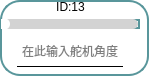
       <widget class="QFrame" name="frame_19">
        <property name="enabled">
         <bool>true</bool>
        </property>
        <property name="layoutDirection">
         <enum>Qt::RightToLeft</enum>
        </property>
        <property name="styleSheet">
         <string notr="true">* {
  background: white; /* 背景改为白色 */
  border: 2px solid #59969b; /* 使用与滑块一致的颜色 */
  border-radius: 20px;
}

</string>
        </property>
        <property name="frameShape">
         <enum>QFrame::StyledPanel</enum>
        </property>
        <property name="frameShadow">
         <enum>QFrame::Raised</enum>
        </property>
        <widget class="QLabel" name="label_id13">
         <property name="geometry">
          <rect>
           <x>1</x>
           <y>2</y>
           <width>139</width>
           <height>10</height>
          </rect>
         </property>
         <property name="minimumSize">
          <size>
           <width>0</width>
           <height>10</height>
          </size>
         </property>
         <property name="maximumSize">
          <size>
           <width>16777215</width>
           <height>10</height>
          </size>
         </property>
         <property name="styleSheet">
          <string notr="true">QLabel{border: none; /* 去掉控件的边框 */}
QLabel{background: none; /* 去掉控件的边框 */}</string>
         </property>
         <property name="text">
          <string>ID:13</string>
         </property>
         <property name="alignment">
          <set>Qt::AlignCenter</set>
         </property>
        </widget>
        <widget class="QSlider" name="Slider_Servo13">
         <property name="geometry">
          <rect>
           <x>1</x>
           <y>19</y>
           <width>139</width>
           <height>10</height>
          </rect>
         </property>
         <property name="maximumSize">
          <size>
           <width>16777215</width>
           <height>10</height>
          </size>
         </property>
         <property name="layoutDirection">
          <enum>Qt::LeftToRight</enum>
         </property>
         <property name="styleSheet">
          <string notr="true">QSlider::groove:horizontal {
    border: none;
    height: 10px;
    background-color: lightgray;
    border-radius: 5px;
}

QSlider::handle:horizontal {
    width: 12px; /* 增大滑块的宽度 */
    margin: -1px 0px -1px -5px;
    border-radius: 6px; /* 也可以调整圆角半径以匹配滑块的大小 */
    background-color: white;
}

QSlider::sub-page:horizontal {
    background-color: qlineargradient(x1:0, y1:0, x2:1, y2:1, stop:0 #59969b, stop:1 #04e7fa);
    border-radius: 5px;
}
</string>
         </property>
         <property name="minimum">
          <number>0</number>
         </property>
         <property name="maximum">
          <number>240</number>
         </property>
         <property name="orientation">
          <enum>Qt::Horizontal</enum>
         </property>
         <property name="invertedAppearance">
          <bool>false</bool>
         </property>
         <property name="tickPosition">
          <enum>QSlider::NoTicks</enum>
         </property>
         <property name="tickInterval">
          <number>1</number>
         </property>
        </widget>
        <widget class="QLineEdit" name="lineEdit_servo13">
         <property name="enabled">
          <bool>true</bool>
         </property>
         <property name="geometry">
          <rect>
           <x>17</x>
           <y>36</y>
           <width>106</width>
           <height>31</height>
          </rect>
         </property>
         <property name="maximumSize">
          <size>
           <width>120</width>
           <height>16777215</height>
          </size>
         </property>
         <property name="layoutDirection">
          <enum>Qt::LeftToRight</enum>
         </property>
         <property name="styleSheet">
          <string notr="true">QLineEdit {
            border-top: none;
            border-left: none;
            border-right: none;
            border-bottom: 1px solid black;
            background-color: transparent;
        }
        
        QLineEdit:focus {
            border-bottom: 1px solid #2a70f4;
        }</string>
         </property>
         <property name="alignment">
          <set>Qt::AlignCenter</set>
         </property>
         <property name="placeholderText">
          <string>在此输入舵机角度</string>
         </property>
        </widget>
       </widget>
